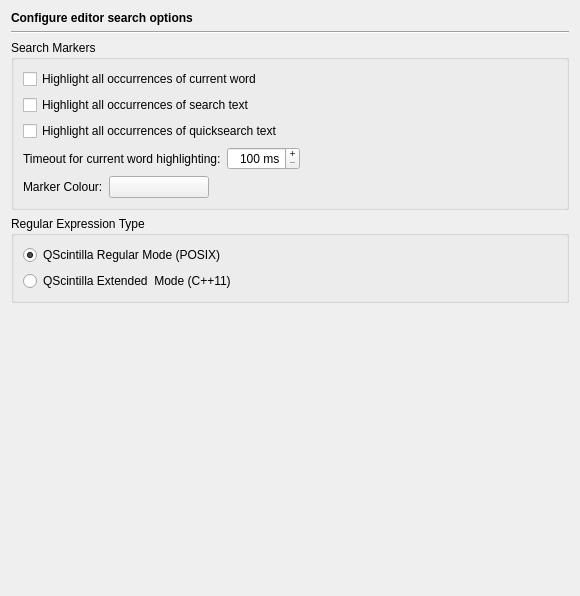
<?xml version="1.0" encoding="UTF-8"?>
<ui version="4.0">
 <class>EditorSearchPage</class>
 <widget class="QWidget" name="EditorSearchPage">
  <property name="geometry">
   <rect>
    <x>0</x>
    <y>0</y>
    <width>576</width>
    <height>596</height>
   </rect>
  </property>
  <layout class="QVBoxLayout" name="verticalLayout_2">
   <item>
    <widget class="QLabel" name="headerLabel">
     <property name="text">
      <string>&lt;b&gt;Configure editor search options&lt;/b&gt;</string>
     </property>
    </widget>
   </item>
   <item>
    <widget class="Line" name="line3">
     <property name="frameShape">
      <enum>QFrame::HLine</enum>
     </property>
     <property name="frameShadow">
      <enum>QFrame::Sunken</enum>
     </property>
     <property name="orientation">
      <enum>Qt::Horizontal</enum>
     </property>
    </widget>
   </item>
   <item>
    <widget class="QGroupBox" name="groupBox_4">
     <property name="title">
      <string>Search Markers</string>
     </property>
     <layout class="QVBoxLayout">
      <item>
       <widget class="QCheckBox" name="occurrencesMarkersEnabledCheckBox">
        <property name="toolTip">
         <string>Select, whether markers for all occurrences of the current word shall be shown</string>
        </property>
        <property name="text">
         <string>Highlight all occurrences of current word</string>
        </property>
       </widget>
      </item>
      <item>
       <widget class="QCheckBox" name="searchMarkersEnabledCheckBox">
        <property name="toolTip">
         <string>Select, whether search markers shall be shown for a standard search</string>
        </property>
        <property name="text">
         <string>Highlight all occurrences of search text</string>
        </property>
       </widget>
      </item>
      <item>
       <widget class="QCheckBox" name="quicksearchMarkersEnabledCheckBox">
        <property name="toolTip">
         <string>Select, whether search markers shall be shown for a quicksearch</string>
        </property>
        <property name="text">
         <string>Highlight all occurrences of quicksearch text</string>
        </property>
       </widget>
      </item>
      <item>
       <layout class="QHBoxLayout">
        <item>
         <widget class="QLabel" name="label">
          <property name="text">
           <string>Timeout for current word highlighting:</string>
          </property>
         </widget>
        </item>
        <item>
         <widget class="QSpinBox" name="markOccurrencesTimeoutSpinBox">
          <property name="toolTip">
           <string>Enter the time in milliseconds after which occurrences of the current word shall be highlighted</string>
          </property>
          <property name="alignment">
           <set>Qt::AlignRight|Qt::AlignTrailing|Qt::AlignVCenter</set>
          </property>
          <property name="buttonSymbols">
           <enum>QAbstractSpinBox::PlusMinus</enum>
          </property>
          <property name="correctionMode">
           <enum>QAbstractSpinBox::CorrectToNearestValue</enum>
          </property>
          <property name="suffix">
           <string> ms</string>
          </property>
          <property name="minimum">
           <number>100</number>
          </property>
          <property name="maximum">
           <number>5000</number>
          </property>
          <property name="singleStep">
           <number>100</number>
          </property>
         </widget>
        </item>
        <item>
         <spacer>
          <property name="orientation">
           <enum>Qt::Horizontal</enum>
          </property>
          <property name="sizeHint" stdset="0">
           <size>
            <width>40</width>
            <height>20</height>
           </size>
          </property>
         </spacer>
        </item>
       </layout>
      </item>
      <item>
       <layout class="QHBoxLayout">
        <item>
         <widget class="QLabel" name="TextLabel2_2_2_2_2_2">
          <property name="text">
           <string>Marker Colour:</string>
          </property>
         </widget>
        </item>
        <item>
         <widget class="QPushButton" name="searchMarkerButton">
          <property name="minimumSize">
           <size>
            <width>100</width>
            <height>0</height>
           </size>
          </property>
          <property name="toolTip">
           <string>Select the colour for the search markers.</string>
          </property>
          <property name="text">
           <string/>
          </property>
         </widget>
        </item>
        <item>
         <spacer>
          <property name="orientation">
           <enum>Qt::Horizontal</enum>
          </property>
          <property name="sizeHint" stdset="0">
           <size>
            <width>40</width>
            <height>20</height>
           </size>
          </property>
         </spacer>
        </item>
       </layout>
      </item>
     </layout>
    </widget>
   </item>
   <item>
    <widget class="QGroupBox" name="regexpModeBox">
     <property name="title">
      <string>Regular Expression Type</string>
     </property>
     <layout class="QVBoxLayout" name="verticalLayout">
      <item>
       <widget class="QRadioButton" name="regexpPosixButton">
        <property name="toolTip">
         <string>Select to used the QScintilla POSIX alike regular expression mode.</string>
        </property>
        <property name="text">
         <string>QScintilla Regular Mode (POSIX)</string>
        </property>
        <property name="checked">
         <bool>true</bool>
        </property>
       </widget>
      </item>
      <item>
       <widget class="QRadioButton" name="regexpCxx11Button">
        <property name="toolTip">
         <string>Select to used the QScintilla extended (C++11) regular expression mode.</string>
        </property>
        <property name="text">
         <string>QScintilla Extended  Mode (C++11)</string>
        </property>
       </widget>
      </item>
     </layout>
    </widget>
   </item>
   <item>
    <spacer>
     <property name="orientation">
      <enum>Qt::Vertical</enum>
     </property>
     <property name="sizeHint" stdset="0">
      <size>
       <width>558</width>
       <height>231</height>
      </size>
     </property>
    </spacer>
   </item>
  </layout>
 </widget>
 <tabstops>
  <tabstop>occurrencesMarkersEnabledCheckBox</tabstop>
  <tabstop>searchMarkersEnabledCheckBox</tabstop>
  <tabstop>quicksearchMarkersEnabledCheckBox</tabstop>
  <tabstop>markOccurrencesTimeoutSpinBox</tabstop>
  <tabstop>searchMarkerButton</tabstop>
 </tabstops>
 <resources/>
 <connections/>
</ui>
